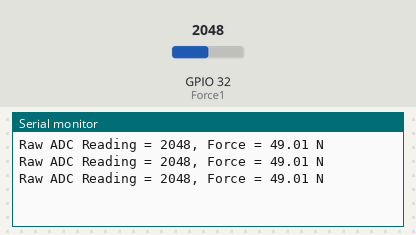
The program below on a simulated ESP32. On the bench: the last lines printed to the serial monitor. The inputs (shaded band) are chosen by the test bench; at power-on: GPIO 32 (Force1) = 2048.

Above: at 1.3 s.
1.4 s: GPIO 32 (Force1) set to 2866
At 1.9 s:
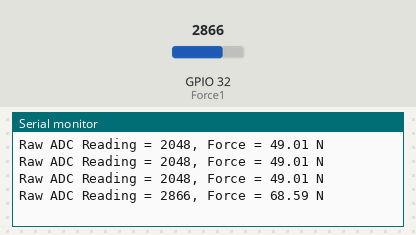
2.9 s: GPIO 32 (Force1) set to 3603
At 3.4 s:
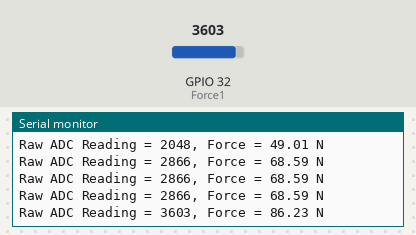
Timing chart, 0 to 5.9 s (numbered marks = the images above; inputs shaded):
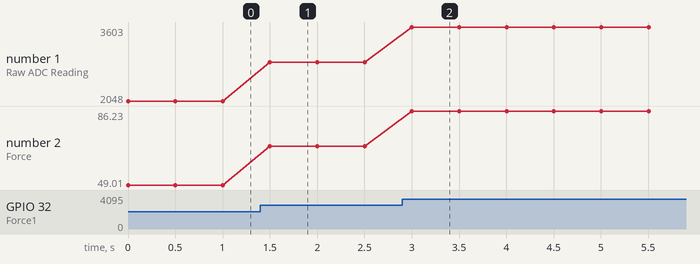

Measured:
- after the input at 1.4 s, the serial monitor: prints a new line after 0.10 s (image 1)
- after the input at 2.9 s, the serial monitor: prints a new line after 0.10 s (image 2)
- plotted number 1: 2048 → 2866 after the input at 1.4 s, 2866 → 3603 after the input at 2.9 s
- plotted number 2: 49.01 → 68.59 after the input at 1.4 s, 68.59 → 86.23 after the input at 2.9 s

The program:

main.cpp
```cpp
#include <Arduino.h>

// Force
const int Force1 = 32;
int fsrReading;
float forceInNewtons;

void setup() {
  pinMode(Force1, INPUT);
  Serial.begin(115200);
}

float convertToForce(int adcValue) {
  // Map ADC value to force (adjust maxForce if needed)
  float maxForce = 98.0;  // Max force in Newtons (10kg)
  float maxAdcValue = 4095.0; // Max ADC value (12-bit resolution)
  return (adcValue / maxAdcValue) * maxForce;
}

void loop() {
  fsrReading = analogRead(Force1); // Read raw ADC value
  forceInNewtons = convertToForce(fsrReading); // Convert to Newtons

  Serial.print("Raw ADC Reading = ");
  Serial.print(fsrReading);
  Serial.print(", Force = ");
  Serial.print(forceInNewtons);
  Serial.println(" N");

  delay(500); // Wait 500ms
}
```
